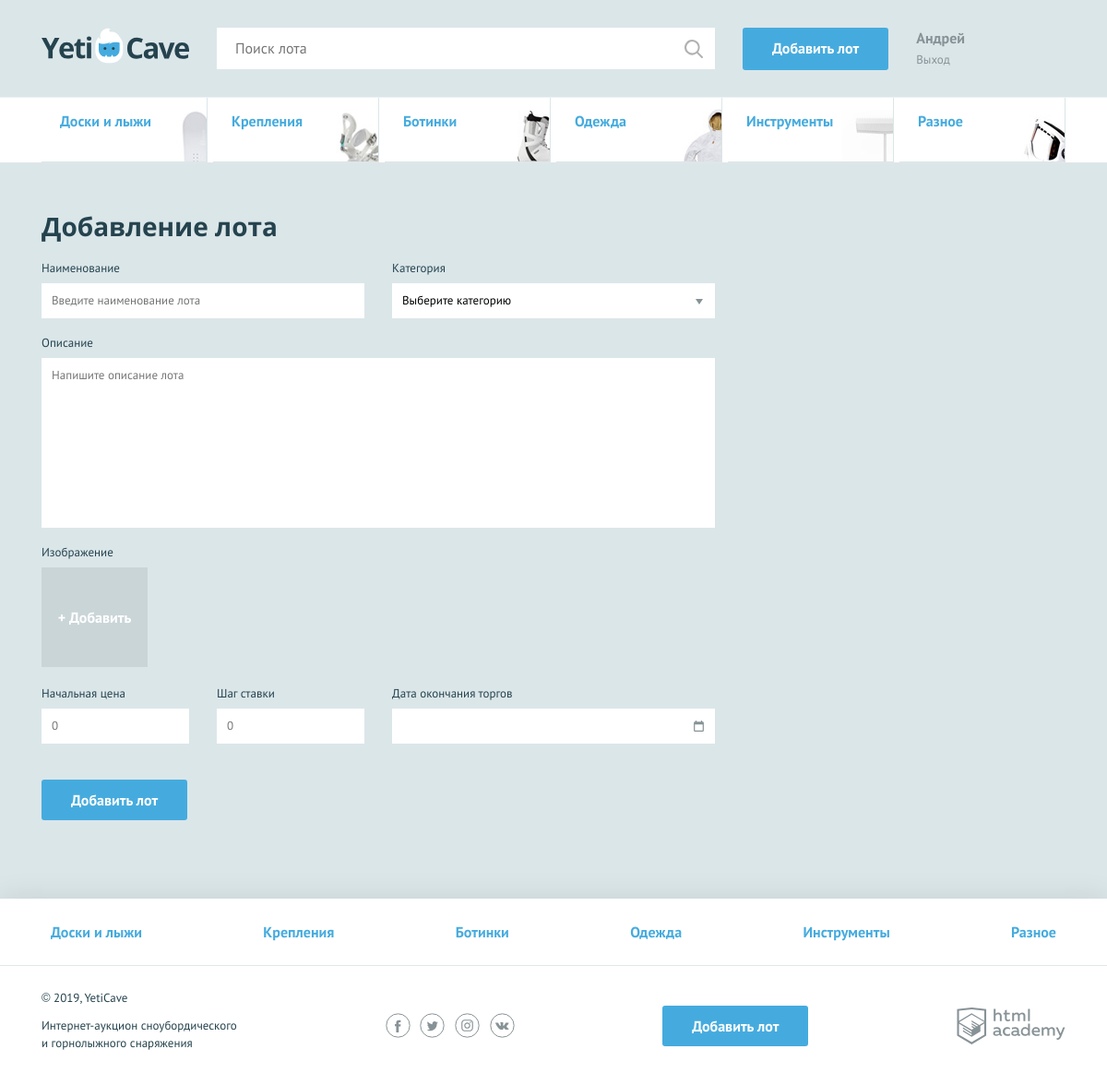
/add.php (signed in), run on the app's committed database.
### tables this page shows
CREATE TABLE categories (
  id INT AUTO_INCREMENT PRIMARY KEY,
  title_category CHAR(100) UNIQUE NOT NULL,
  alias CHAR(50) NOT NULL
);

### functions.php (called while the page is built, shortened)
<?php
function include_template ($name, $data) {
    $name = 'templates/' . $name;
    extract($data);
    require $name;
    return ob_get_clean();
};
function db_get_prepare_stmt ($link, $sql, $data = []) {
    $stmt = mysqli_prepare($link, $sql);
    return $stmt;
};
function db_fetch_data ($link, $sql, $data = []) {
    $stmt = db_get_prepare_stmt($link, $sql, $data);
    mysqli_stmt_execute($stmt);
    if ($res = mysqli_stmt_get_result($stmt)) {
        return mysqli_fetch_all($res, MYSQLI_ASSOC);
    }
}

### config.php (called while the page is built, shortened)
<?php
$is_auth = !empty($_SESSION["user"]);
if ($is_auth) {
    $username = $_SESSION["user"]["name"];
}

### templates/add.php (the view, shortened to what this page needs)
<main>
    <nav class="nav">
        <ul class="nav__list container">
            <?php foreach ($categories as $category): ?>
                <li class="promo__item promo__item--<?= $category["alias"]; ?>">
                    <a class="promo__link" href="index.php?category=<?= $category["alias"]; ?>"><?= $category["title_category"]; ?></a>
                </li>
            <?php endforeach; ?>
        </ul>
    </nav>
    <form class="form form--add-lot container form--invalid" action="add.php" method="post" enctype="multipart/form-data">
        <h2>Добавление лота</h2>
        <div class="form__container-two">
            <div class="form__item <?= isset($errors["lot-name"]) ? "form__item--invalid" : ""; ?>">
                <label for="lot-name">Наименование</label>
                <input id="lot-name" type="text" name="lot-name" placeholder="Введите наименование лота" value="<?= !empty($_POST["lot-name"]) ? htmlspecialchars($_POST["lot-name"]) : ""; ?>" required>
            </div>
            <div class="form__item <?= isset($errors["category"]) ? "form__item--invalid" : ""; ?>">
                <label for="category">Категория</label>
                <select id="category" name="category" required>
                    <option value="">Выберите категорию</option>
                </select>
            </div>
        </div>
        <div class="form__item form__item--wide <?= isset($errors["message"]) ? "form__item--invalid" : ""; ?>">
            <label for="message">Описание</label>
            <textarea id="message" name="message" placeholder="Напишите описание лота" required><?= !empty($_POST["message"]) ? htmlspecialchars($_POST["message"]) : ""; ?></textarea>
        </div>
        <div class="form__item form__item--file">
            <label>Изображение</label>
            <div class="form__input-file">
                <label for="photo2">
                <span>+ Добавить</span>
                </label>
            </div>
        </div>
        <div class="form__container-three">
            <div class="form__item form__item--small <?= isset($errors["lot-rate"]) ? "form__item--invalid" : ""; ?>">
                <label for="lot-rate">Начальная цена</label>
                <input id="lot-rate" type="number" name="lot-rate" placeholder="0" value="<?= !empty($_POST["lot-rate"]) ? htmlspecialchars($_POST["lot-rate"]) : ""; ?>" required>
            </div>
            <div class="form__item form__item--small <?= isset($errors["lot-step"]) ? "form__item--invalid" : ""; ?>">
                <label for="lot-step">Шаг ставки</label>
                <input id="lot-step" type="number" name="lot-step" placeholder="0" value="<?= !empty($_POST["lot-step"]) ? htmlspecialchars($_POST["lot-step"]) : ""; ?>" required>
            </div>
            <div class="form__item <?= isset($errors["lot-date"]) ? "form__item--invalid" : ""; ?>">
                <label for="lot-date">Дата окончания торгов</label>
                <input class="form__input-date" id="lot-date" name="lot-date" maxlength="10" value="<?= !empty($_POST["lot-date"]) ? htmlspecialchars($_POST["lot-date"]) : ""; ?>" required>
            </div>
        </div>
        <button type="submit" class="button">Добавить лот</button>
    </form>
</main>

### templates/layout.php (shortened to what this page needs)
<!DOCTYPE html>
<html lang="ru">
<head>
    <link href="css/normalize.min.css" rel="stylesheet">
    <link href="css/style.css" rel="stylesheet">
</head>
<body>
<div class="page-wrapper">
<header class="main-header">
    <div class="main-header__container container">
        <a class="main-header__logo">
            <img src="img/logo.svg" width="160" height="39" alt="Логотип компании YetiCave">
        </a>
        <form class="main-header__search" method="get" action="https://echo.htmlacademy.ru">
            <input type="search" name="search" placeholder="Поиск лота">
            <input class="main-header__search-btn" type="submit" name="find" value="Найти">
        </form>
        <a class="main-header__add-lot button" href="add.php">Добавить лот</a>
        <nav class="user-menu">
        <?php if ($is_auth): ?>
            <div class="user-menu__logged">
                <p><?= $username; ?></p>
                <p class="user-menu__item"><a href="logout.php">Выход</a></p>
            </div>
        <?php endif; ?>
        </nav>
    </div>
</header>
<?= $content; ?>
</div>
<footer class="main-footer">
    <nav class="nav">
        <ul class="nav__list container">
            <?php foreach ($categories as $alias => $category): ?>
                <li class="nav__item">
                    <a href="index.php?category=<?= $category["alias"]; ?>"><?= $category["title_category"]; ?></a>
                </li>
            <?php endforeach; ?>
        </ul>
    </nav>
    <div class="main-footer__bottom container">
        <div class="main-footer__copyright">
            <p>© 2019, YetiCave</p>
            <p>Интернет-аукцион сноубордического и горнолыжного снаряжения</p>
        </div>
        <div class="main-footer__social social">
            <a class="social__link social__link--facebook" href="#">
            </a>
            <a class="social__link social__link--twitter" href="#">
            </a>
            <a class="social__link social__link--instagram" href="#">
            </a>
            <a class="social__link social__link--vkontakte" href="#">
            </a>
        </div>
        <a class="main-footer__add-lot button" href="add.php">Добавить лот</a>
        <div class="main-footer__developed-by">
            <a class="logo-academy" href="https://htmlacademy.ru/intensive/php">
            </a>
        </div>
    </div>
</footer>
</body>
</html>

### data on the page
categories: shows a picture, title_category "Доски и лыжи"
categories: shows a picture, title_category "Крепления"
categories: shows a picture, title_category "Ботинки"
categories: shows a picture, title_category "Одежда"
categories: shows a picture, title_category "Инструменты"
categories: shows a picture, title_category "Разное"

### other printed values
$username "Андрей"
